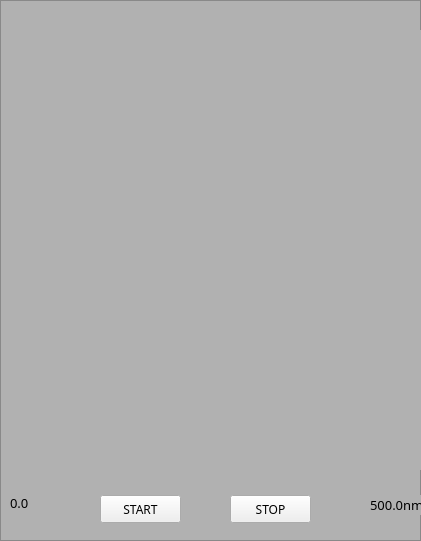
            <widget class="QFrame" name="frame_15">
             <property name="geometry">
              <rect>
               <x>479</x>
               <y>0</y>
               <width>421</width>
               <height>541</height>
              </rect>
             </property>
             <property name="styleSheet">
              <string notr="true">QFrame
{background-color:rgb(177, 177, 177)}</string>
             </property>
             <property name="frameShape">
              <enum>QFrame::StyledPanel</enum>
             </property>
             <property name="frameShadow">
              <enum>QFrame::Raised</enum>
             </property>
             <widget class="QLabel" name="label_53">
              <property name="geometry">
               <rect>
                <x>10</x>
                <y>30</y>
                <width>440</width>
                <height>440</height>
               </rect>
              </property>
              <property name="text">
               <string/>
              </property>
             </widget>
             <widget class="QPushButton" name="pushButton_5">
              <property name="geometry">
               <rect>
                <x>100</x>
                <y>495</y>
                <width>81</width>
                <height>28</height>
               </rect>
              </property>
              <property name="font">
               <font>
                <family>Arial Black</family>
               </font>
              </property>
              <property name="text">
               <string>START</string>
              </property>
             </widget>
             <widget class="QPushButton" name="pushButton_6">
              <property name="geometry">
               <rect>
                <x>230</x>
                <y>495</y>
                <width>81</width>
                <height>28</height>
               </rect>
              </property>
              <property name="font">
               <font>
                <family>Arial Black</family>
               </font>
              </property>
              <property name="text">
               <string>STOP</string>
              </property>
             </widget>
             <widget class="QLabel" name="label_54">
              <property name="geometry">
               <rect>
                <x>10</x>
                <y>495</y>
                <width>72</width>
                <height>15</height>
               </rect>
              </property>
              <property name="font">
               <font>
                <family>Arial Black</family>
                <pointsize>10</pointsize>
               </font>
              </property>
              <property name="text">
               <string>0.0</string>
              </property>
             </widget>
             <widget class="QLabel" name="label_55">
              <property name="geometry">
               <rect>
                <x>370</x>
                <y>495</y>
                <width>91</width>
                <height>20</height>
               </rect>
              </property>
              <property name="font">
               <font>
                <family>Arial Black</family>
                <pointsize>10</pointsize>
               </font>
              </property>
              <property name="text">
               <string>500.0nm</string>
              </property>
             </widget>
             <widget class="QLabel" name="label_56">
              <property name="geometry">
               <rect>
                <x>430</x>
                <y>5</y>
                <width>61</width>
                <height>20</height>
               </rect>
              </property>
              <property name="font">
               <font>
                <family>Arial Black</family>
                <pointsize>10</pointsize>
               </font>
              </property>
              <property name="text">
               <string>1.2nm</string>
              </property>
             </widget>
            </widget>
